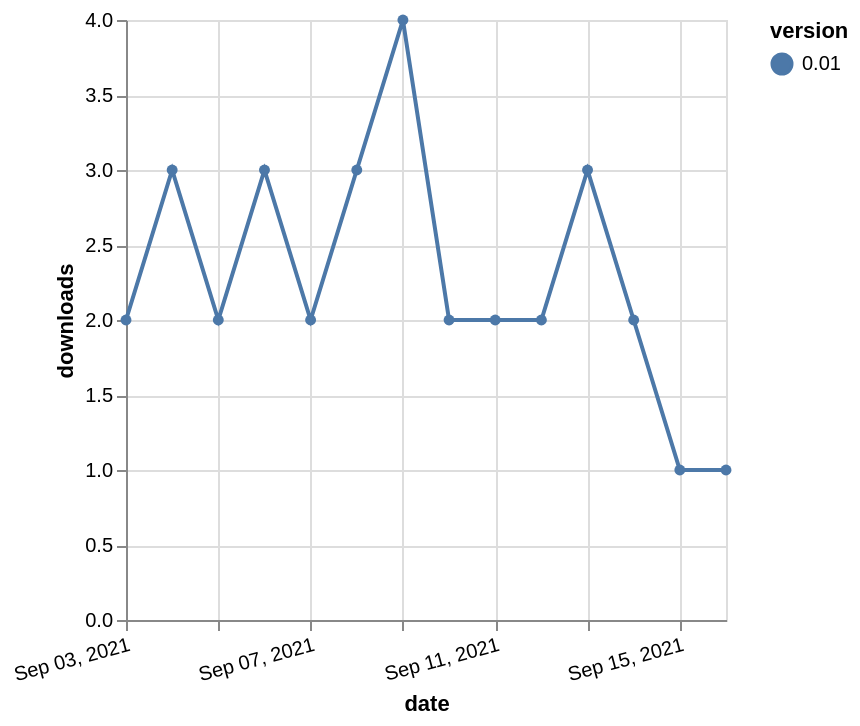

The specification (Vega-Lite) saved for this image:
### Vega-Lite specification from a JSON file in a GitHub repository (floating-point values rounded to 4 significant figures)
{"$schema": "https://vega.github.io/schema/vega-lite/v5.json", "description": "A simple bar chart with embedded data.", "data": {"values": [{"date": "2021-09-03", "total": 3129, "delta": 2, "version": "0.01"}, {"date": "2021-09-04", "total": 3132, "delta": 3, "version": "0.01"}, {"date": "2021-09-05", "total": 3134, "delta": 2, "version": "0.01"}, {"date": "2021-09-06", "total": 3137, "delta": 3, "version": "0.01"}, {"date": "2021-09-07", "total": 3139, "delta": 2, "version": "0.01"}, {"date": "2021-09-08", "total": 3142, "delta": 3, "version": "0.01"}, {"date": "2021-09-09", "total": 3146, "delta": 4, "version": "0.01"}, {"date": "2021-09-10", "total": 3148, "delta": 2, "version": "0.01"}, {"date": "2021-09-11", "total": 3150, "delta": 2, "version": "0.01"}, {"date": "2021-09-12", "total": 3152, "delta": 2, "version": "0.01"}, {"date": "2021-09-13", "total": 3155, "delta": 3, "version": "0.01"}, {"date": "2021-09-14", "total": 3157, "delta": 2, "version": "0.01"}, {"date": "2021-09-15", "total": 3158, "delta": 1, "version": "0.01"}, {"date": "2021-09-16", "total": 3159, "delta": 1, "version": "0.01"}]}, "width": "container", "mark": {"type": "line", "point": {"filled": true}}, "encoding": {"x": {"field": "date", "type": "temporal", "timeUnit": "yearmonthdate", "title": "date", "axis": {"labelAngle": -15}}, "y": {"field": "delta", "type": "quantitative", "title": "downloads"}, "color": {"field": "version", "type": "nominal"}, "tooltip": {"field": "delta"}}}
